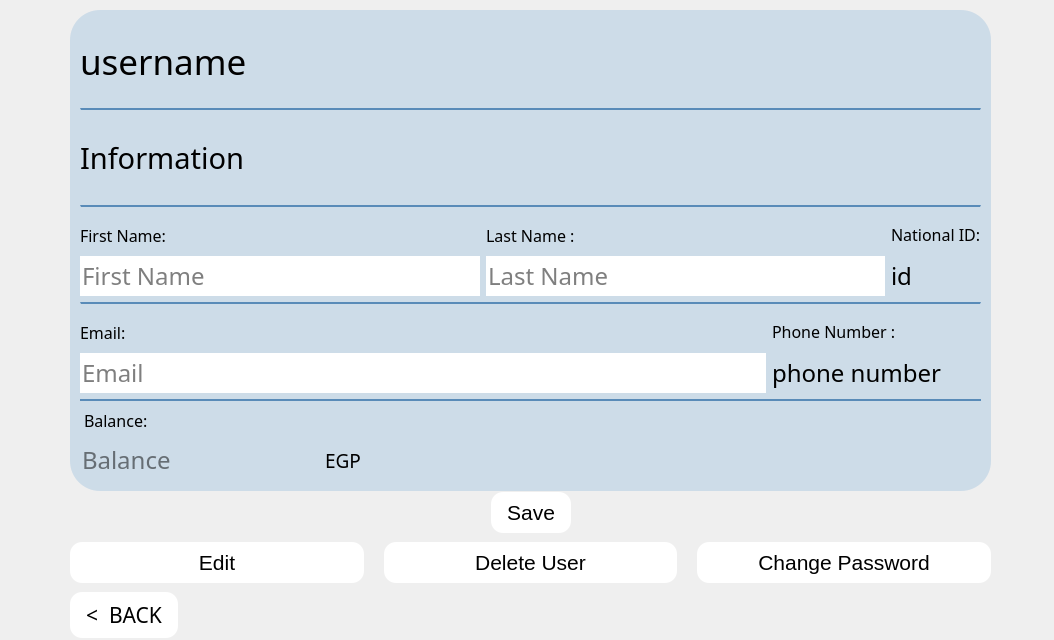
<?xml version="1.0" encoding="UTF-8"?>
<ui version="4.0">
 <class>EditProfile</class>
 <widget class="QDialog" name="EditProfile">
  <property name="geometry">
   <rect>
    <x>0</x>
    <y>0</y>
    <width>1054</width>
    <height>640</height>
   </rect>
  </property>
  <property name="windowTitle">
   <string>Dialog</string>
  </property>
  <widget class="QLabel" name="label_8">
   <property name="geometry">
    <rect>
     <x>-10</x>
     <y>-20</y>
     <width>1101</width>
     <height>691</height>
    </rect>
   </property>
   <property name="styleSheet">
    <string notr="true">image: url(:/screen1Background/background.jpg);
</string>
   </property>
   <property name="text">
    <string/>
   </property>
  </widget>
  <widget class="QLabel" name="label_9">
   <property name="geometry">
    <rect>
     <x>70</x>
     <y>10</y>
     <width>921</width>
     <height>481</height>
    </rect>
   </property>
   <property name="styleSheet">
    <string notr="true">background-color: #cddce8;
border-radius: 30px;         /* rounded corners */
    padding: 8px 16px;</string>
   </property>
   <property name="text">
    <string/>
   </property>
  </widget>
  <widget class="QWidget" name="verticalLayoutWidget_2">
   <property name="geometry">
    <rect>
     <x>70</x>
     <y>489</y>
     <width>921</width>
     <height>152</height>
    </rect>
   </property>
   <layout class="QVBoxLayout" name="verticalLayout_4">
    <item>
     <layout class="QHBoxLayout" name="horizontalLayout_9">
      <property name="spacing">
       <number>0</number>
      </property>
      <item>
       <spacer name="horizontalSpacer_5">
        <property name="orientation">
         <enum>Qt::Orientation::Horizontal</enum>
        </property>
        <property name="sizeHint" stdset="0">
         <size>
          <width>40</width>
          <height>20</height>
         </size>
        </property>
       </spacer>
      </item>
      <item>
       <widget class="QPushButton" name="save_pushButton">
        <property name="styleSheet">
         <string notr="true">QPushButton {
    background-color: #ffffff;   /* light blue */
    color: black;
    border: none;                /* no border line */
    border-radius: 12px;         /* rounded corners */
    padding: 8px 16px;
    font-size: 21px;
    background-image: none;      /* no image */
}


QPushButton:hover {
    background-color: #598bb8;   /* darker on hover */
color: white;
}</string>
        </property>
        <property name="text">
         <string>Save</string>
        </property>
       </widget>
      </item>
      <item>
       <spacer name="horizontalSpacer_6">
        <property name="orientation">
         <enum>Qt::Orientation::Horizontal</enum>
        </property>
        <property name="sizeHint" stdset="0">
         <size>
          <width>40</width>
          <height>20</height>
         </size>
        </property>
       </spacer>
      </item>
     </layout>
    </item>
    <item>
     <layout class="QHBoxLayout" name="horizontalLayout_10">
      <property name="spacing">
       <number>20</number>
      </property>
      <item>
       <widget class="QPushButton" name="edit_pushButton">
        <property name="styleSheet">
         <string notr="true">QPushButton {
    background-color: #ffffff;   /* light blue */
    color: black;
    border: none;                /* no border line */
    border-radius: 12px;         /* rounded corners */
    padding: 8px 16px;
    font-size: 21px;
    background-image: none;      /* no image */
}


QPushButton:hover {
    background-color: #598bb8;   /* darker on hover */
color: white;
}</string>
        </property>
        <property name="text">
         <string>Edit</string>
        </property>
       </widget>
      </item>
      <item>
       <widget class="QPushButton" name="del_pushButton">
        <property name="styleSheet">
         <string notr="true">QPushButton {
    background-color: #ffffff;   /* light blue */
    color: black;
    border: none;                /* no border line */
    border-radius: 12px;         /* rounded corners */
    padding: 8px 16px;
    font-size: 21px;
    background-image: none;      /* no image */
}


QPushButton:hover {
    background-color: #598bb8;   /* darker on hover */
color: white;
}</string>
        </property>
        <property name="text">
         <string>Delete User</string>
        </property>
       </widget>
      </item>
      <item>
       <widget class="QPushButton" name="ChangePassword_Button">
        <property name="styleSheet">
         <string notr="true">QPushButton {
    background-color: #ffffff;   /* light blue */
    color: black;
    border: none;                /* no border line */
    border-radius: 12px;         /* rounded corners */
    padding: 8px 16px;
    font-size: 21px;
    background-image: none;      /* no image */
}


QPushButton:hover {
    background-color: #598bb8;   /* darker on hover */
color: white;
}</string>
        </property>
        <property name="text">
         <string>Change Password</string>
        </property>
       </widget>
      </item>
     </layout>
    </item>
    <item>
     <layout class="QHBoxLayout" name="horizontalLayout_7">
      <item>
       <widget class="QPushButton" name="backButton">
        <property name="font">
         <font>
          <family>Arial Unicode MS</family>
          <pointsize>-1</pointsize>
         </font>
        </property>
        <property name="styleSheet">
         <string notr="true">QPushButton {
    background-color: #ffffff;   /* light blue */
    color: black;
    border: none;                /* no border line */
    border-radius: 12px;         /* rounded corners */
    padding: 8px 16px;
    font-size: 21px;
    background-image: none;      /* no image */
}


QPushButton:hover {
    background-color: #598bb8;   /* darker on hover */
color: white;
}</string>
        </property>
        <property name="text">
         <string>&lt;  BACK</string>
        </property>
       </widget>
      </item>
      <item>
       <spacer name="horizontalSpacer_7">
        <property name="orientation">
         <enum>Qt::Orientation::Horizontal</enum>
        </property>
        <property name="sizeHint" stdset="0">
         <size>
          <width>40</width>
          <height>20</height>
         </size>
        </property>
       </spacer>
      </item>
     </layout>
    </item>
   </layout>
  </widget>
  <widget class="QWidget" name="verticalLayoutWidget">
   <property name="geometry">
    <rect>
     <x>80</x>
     <y>20</y>
     <width>901</width>
     <height>461</height>
    </rect>
   </property>
   <layout class="QVBoxLayout" name="verticalLayout">
    <property name="sizeConstraint">
     <enum>QLayout::SizeConstraint::SetMinAndMaxSize</enum>
    </property>
    <item>
     <layout class="QHBoxLayout" name="horizontalLayout_3">
      <item>
       <widget class="QLabel" name="username_label">
        <property name="font">
         <font>
          <family>Arial Unicode MS</family>
          <pointsize>26</pointsize>
          <bold>false</bold>
         </font>
        </property>
        <property name="styleSheet">
         <string notr="true"/>
        </property>
        <property name="text">
         <string>username</string>
        </property>
       </widget>
      </item>
     </layout>
    </item>
    <item>
     <widget class="Line" name="line_4">
      <property name="styleSheet">
       <string notr="true">border-top: 2px solid #598bb8;</string>
      </property>
      <property name="orientation">
       <enum>Qt::Orientation::Horizontal</enum>
      </property>
     </widget>
    </item>
    <item>
     <layout class="QHBoxLayout" name="horizontalLayout_4">
      <item>
       <widget class="QLabel" name="info_label">
        <property name="font">
         <font>
          <family>Arial Unicode MS</family>
          <pointsize>22</pointsize>
         </font>
        </property>
        <property name="text">
         <string>Information</string>
        </property>
       </widget>
      </item>
     </layout>
    </item>
    <item>
     <widget class="Line" name="line_3">
      <property name="styleSheet">
       <string notr="true">border-top: 2px solid #598bb8;</string>
      </property>
      <property name="orientation">
       <enum>Qt::Orientation::Horizontal</enum>
      </property>
     </widget>
    </item>
    <item>
     <layout class="QHBoxLayout" name="horizontalLayout">
      <item>
       <layout class="QVBoxLayout" name="verticalLayout_7">
        <property name="spacing">
         <number>0</number>
        </property>
        <item>
         <widget class="QLabel" name="label_5">
          <property name="font">
           <font>
            <family>Arial Unicode MS</family>
            <pointsize>12</pointsize>
           </font>
          </property>
          <property name="text">
           <string>First Name:</string>
          </property>
         </widget>
        </item>
        <item>
         <widget class="QLineEdit" name="Fname_lineedit">
          <property name="font">
           <font>
            <family>Arial Unicode MS</family>
            <pointsize>18</pointsize>
           </font>
          </property>
          <property name="text">
           <string/>
          </property>
          <property name="frame">
           <bool>false</bool>
          </property>
          <property name="placeholderText">
           <string>First Name</string>
          </property>
         </widget>
        </item>
       </layout>
      </item>
      <item>
       <layout class="QVBoxLayout" name="verticalLayout_8">
        <property name="spacing">
         <number>0</number>
        </property>
        <item>
         <widget class="QLabel" name="label_6">
          <property name="font">
           <font>
            <family>Arial Unicode MS</family>
            <pointsize>12</pointsize>
           </font>
          </property>
          <property name="text">
           <string>Last Name :</string>
          </property>
         </widget>
        </item>
        <item>
         <widget class="QLineEdit" name="LastName_lineedit">
          <property name="font">
           <font>
            <family>Arial Unicode MS</family>
            <pointsize>18</pointsize>
           </font>
          </property>
          <property name="text">
           <string/>
          </property>
          <property name="frame">
           <bool>false</bool>
          </property>
          <property name="placeholderText">
           <string>Last Name</string>
          </property>
         </widget>
        </item>
       </layout>
      </item>
      <item>
       <layout class="QVBoxLayout" name="verticalLayout_9">
        <property name="spacing">
         <number>0</number>
        </property>
        <item>
         <widget class="QLabel" name="label_7">
          <property name="font">
           <font>
            <family>Arial Unicode MS</family>
            <pointsize>12</pointsize>
           </font>
          </property>
          <property name="text">
           <string>National ID:</string>
          </property>
         </widget>
        </item>
        <item>
         <widget class="QLabel" name="id_label">
          <property name="font">
           <font>
            <family>Arial Unicode MS</family>
            <pointsize>18</pointsize>
           </font>
          </property>
          <property name="frameShape">
           <enum>QFrame::Shape::NoFrame</enum>
          </property>
          <property name="text">
           <string>id</string>
          </property>
         </widget>
        </item>
       </layout>
      </item>
     </layout>
    </item>
    <item>
     <widget class="Line" name="line_2">
      <property name="styleSheet">
       <string notr="true">border-top: 2px solid #598bb8;</string>
      </property>
      <property name="orientation">
       <enum>Qt::Orientation::Horizontal</enum>
      </property>
     </widget>
    </item>
    <item>
     <layout class="QHBoxLayout" name="horizontalLayout_2">
      <property name="sizeConstraint">
       <enum>QLayout::SizeConstraint::SetDefaultConstraint</enum>
      </property>
      <item>
       <layout class="QVBoxLayout" name="verticalLayout_3">
        <property name="spacing">
         <number>0</number>
        </property>
        <item>
         <widget class="QLabel" name="Email_label">
          <property name="font">
           <font>
            <family>Arial Unicode MS</family>
            <pointsize>12</pointsize>
           </font>
          </property>
          <property name="text">
           <string>Email:</string>
          </property>
         </widget>
        </item>
        <item>
         <widget class="QLineEdit" name="email_lineedit">
          <property name="font">
           <font>
            <family>Arial Unicode MS</family>
            <pointsize>18</pointsize>
           </font>
          </property>
          <property name="text">
           <string/>
          </property>
          <property name="frame">
           <bool>false</bool>
          </property>
          <property name="placeholderText">
           <string>Email</string>
          </property>
         </widget>
        </item>
       </layout>
      </item>
      <item>
       <layout class="QVBoxLayout" name="verticalLayout_5">
        <property name="spacing">
         <number>0</number>
        </property>
        <item>
         <widget class="QLabel" name="label_2">
          <property name="font">
           <font>
            <family>Arial Unicode MS</family>
            <pointsize>12</pointsize>
           </font>
          </property>
          <property name="text">
           <string>Phone Number :</string>
          </property>
         </widget>
        </item>
        <item>
         <widget class="QLabel" name="phonenum_label">
          <property name="font">
           <font>
            <family>Arial Unicode MS</family>
            <pointsize>18</pointsize>
           </font>
          </property>
          <property name="autoFillBackground">
           <bool>false</bool>
          </property>
          <property name="styleSheet">
           <string notr="true">background-color:#cddce8</string>
          </property>
          <property name="frameShape">
           <enum>QFrame::Shape::NoFrame</enum>
          </property>
          <property name="text">
           <string>phone number</string>
          </property>
         </widget>
        </item>
       </layout>
      </item>
      <item>
       <spacer name="horizontalSpacer_4">
        <property name="orientation">
         <enum>Qt::Orientation::Horizontal</enum>
        </property>
        <property name="sizeType">
         <enum>QSizePolicy::Policy::Fixed</enum>
        </property>
        <property name="sizeHint" stdset="0">
         <size>
          <width>40</width>
          <height>20</height>
         </size>
        </property>
       </spacer>
      </item>
     </layout>
    </item>
    <item>
     <layout class="QHBoxLayout" name="horizontalLayout_6">
      <item>
       <layout class="QVBoxLayout" name="verticalLayout_6">
        <property name="spacing">
         <number>0</number>
        </property>
        <item>
         <widget class="QLabel" name="label_4">
          <property name="font">
           <font>
            <family>Arial Unicode MS</family>
            <pointsize>12</pointsize>
           </font>
          </property>
          <property name="styleSheet">
           <string notr="true">border-top: 2px solid #598bb8;</string>
          </property>
          <property name="text">
           <string>Balance:</string>
          </property>
         </widget>
        </item>
        <item>
         <layout class="QHBoxLayout" name="horizontalLayout_5">
          <property name="spacing">
           <number>0</number>
          </property>
          <item>
           <widget class="QLineEdit" name="Balance_lineEdit">
            <property name="font">
             <font>
              <family>Arial Unicode MS</family>
              <pointsize>18</pointsize>
             </font>
            </property>
            <property name="styleSheet">
             <string notr="true">background-color:#cddce8</string>
            </property>
            <property name="frame">
             <bool>false</bool>
            </property>
            <property name="placeholderText">
             <string>Balance</string>
            </property>
           </widget>
          </item>
          <item>
           <widget class="QLabel" name="label_3">
            <property name="font">
             <font>
              <family>Arial Unicode MS</family>
              <pointsize>14</pointsize>
             </font>
            </property>
            <property name="text">
             <string>EGP</string>
            </property>
           </widget>
          </item>
          <item>
           <spacer name="horizontalSpacer">
            <property name="orientation">
             <enum>Qt::Orientation::Horizontal</enum>
            </property>
            <property name="sizeType">
             <enum>QSizePolicy::Policy::Fixed</enum>
            </property>
            <property name="sizeHint" stdset="0">
             <size>
              <width>620</width>
              <height>20</height>
             </size>
            </property>
           </spacer>
          </item>
         </layout>
        </item>
       </layout>
      </item>
     </layout>
    </item>
   </layout>
  </widget>
 </widget>
 <resources/>
 <connections/>
</ui>
